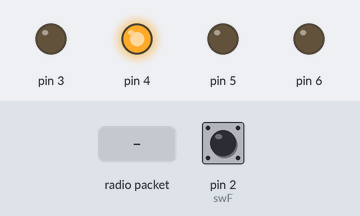
A sketch run on a simulated Arduino Uno, built with avr-gcc and run on an emulated ATmega328P. On the bench: output pins drawn as LEDs (lit = HIGH). The inputs (shaded band) are chosen by the test bench; at power-on: pin 2 (swF) HIGH. No radio packets arrive unless stated; what the sketch prints to the serial monitor is not drawn.

Above: at 1.2 s.
1.3 s: radio packet "1" arrives
At 1.9 s:
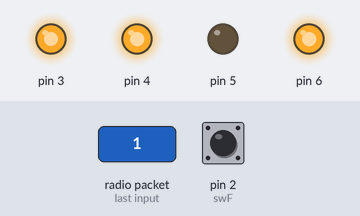
Timing chart, 0 to 4.3 s (numbered marks = the images above; inputs shaded):
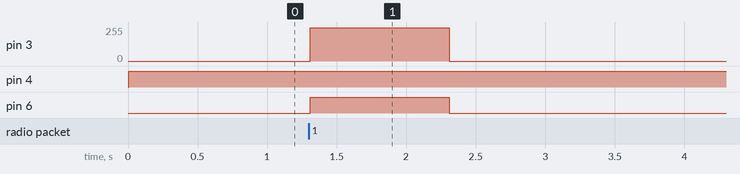

The sketch:

moverA.ino
```cpp
/* Code for NODE B */

#include <SPI.h>
#include "RF24.h"
#include <Bounce2.h>
RF24 radio(9, 10);
#include </home/rakesh/Arduino/NodeD/motor.h>

byte node_A_address[8] = "1112";
byte node_B_address[8] = "1113";

struct receivedPacket{
  int state[5] = {1,1,1,1,1};
  int step;
  int toHome;
};

int dir = 1;

Bounce swF = Bounce();

Motor m1(3, 6);
Motor m2(5, 4);

unsigned long last_signal_time = 0;

int rec[5] = {1,1,1,1,1};

void setup() {
  Serial.begin(9600);
  Serial.println(F("RF24/examples/GettingStarted"));

  swF.attach(2,INPUT_PULLUP);
  swF.interval(50);

  radio.begin();
  radio.setPALevel(RF24_PA_LOW);
  radio.openWritingPipe(node_A_address);
  radio.openReadingPipe(1, node_B_address);
  radio.setChannel(40);
  radio.startListening();
}

void loop() {
  readButtons();
  // swF.update();
  Serial.println(dir);
  dir = 1;
  while(rec[4]==0){
    readButtons();
    swF.update();
    if(swF.fell()){
      dir = -1;
    }
    Serial.print("+> ");
    Serial.println(dir);
    if(dir==1){
      m1.control(250, 1);
      if (rec[2] == 0 && rec[3] == 1){
        m2.control(150, 0);
      }
      else if (rec[2] == 1 && rec[3] == 0){
        m2.control(150, 1);
      }
      else{
        m2.control(0, 1);
      }
    }
    if(dir==-1){
      m1.control(250, 0);
      if (rec[2] == 0 && rec[3] == 1){
        m2.control(150, 0);
      }
      else if (rec[2] == 1 && rec[3] == 0){
        m2.control(150, 1);
      }
      else{
        m2.control(0, 1);
      }
    }
  }

  if (rec[0] == 0 && rec[1] == 1)
    {
      m1.control(250, 1);
    }
    else if (rec[0] == 1 && rec[1] == 0)
    {
      m1.control(250, 0);
    }
    else
    {
      m1.control(0, 0);
    }

    if (rec[2] == 0 && rec[3] == 1)
    {
      m2.control(250, 0);
    }
    else if (rec[2] == 1 && rec[3] == 0)
    {
      m2.control(250, 1);
    }
    else
    {
      m2.control(0, 1);
    }
}

void readButtons(){
  if ( radio.available()) {
    last_signal_time = millis();
    byte data[sizeof(receivedPacket)];

    while (radio.available()) {
      radio.read( &data, sizeof(data) );
    }

    receivedPacket packet;
    memcpy(&packet, &data, sizeof(packet));
    for(int i=0; i<5; i++){
      // if(packet.state[i]==1||packet.state[i]==0)
      rec[i] = packet.state[i];
    }
    // if(rec[4]==)
    // if(rec[4]==-1){
    //   dir = 1;
    // }
    // Serial.print(rec[4]);
    // Serial.print(packet.state[0]);
    // Serial.print(packet.state[1]);
    // Serial.print(packet.state[2]);
    // Serial.print(packet.state[3]);
    // Serial.print(packet.state[4]);
    // Serial.print(packet.state[6]);
    // Serial.print(packet.state[7]);
    // Serial.println();
  }

  else{
    if (millis() - last_signal_time >= 1000) {
       for(int i=0; i<5; i++){
        rec[i] = 1;
       }
    }
  }
}
```

motor.h
```cpp
#include <Arduino.h>

class Motor
{
public:
    Motor(int speedPin, int directionPin);

    // Function to control the motor (speed: 0 to 255, direction: 0 for reverse, 1 for forward)
    void control(int speed, int direction);

private:
    int speedPin;
    int directionPin;
};

Motor::Motor(int speedPin, int directionPin)
{
    this->speedPin = speedPin;
    this->directionPin = directionPin;

    pinMode(speedPin, OUTPUT);
    pinMode(directionPin, OUTPUT);
}

void Motor::control(int speed, int direction)
{
    // Ensure the speed is within the valid range (0 to 255)
    speed = constrain(speed, 0, 255);

    // Ensure the direction is either 0 or 1
    direction = constrain(direction, 0, 1);

    // Set the direction
    digitalWrite(directionPin, direction);

    // Set the speed using PWM
    analogWrite(speedPin, speed);
}
```

Measured:
- after the input at 1.3 s, pin 3: 0/255 → 250/255 at once, → 0/255 1.0 s later; pin 6: LOW → HIGH at once, → LOW 1.0 s later
